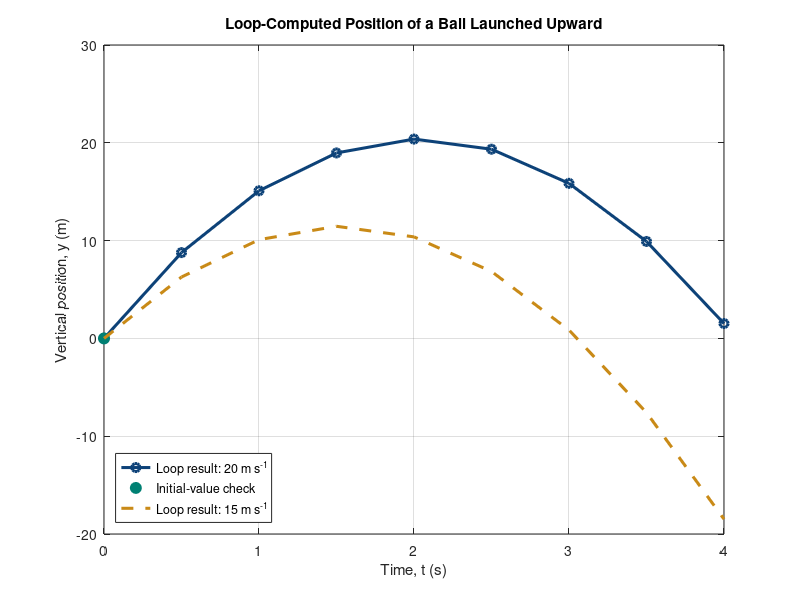

MATLAB code to generate this figure:
%[text] # Numerical Algorithms: Turn physical reasoning into pseudocode, loops, and fixes
%[text] **LECTURE DEMONSTRATION**
%[text] PHY4605 Physics-First Reproducible MATLAB Notebook
%%
%[text] ## Physical Question and Learning Outcomes
%[text] A ball is launched straight upward. We already know its position equation. This week, the question is: how can MATLAB calculate one position at a time in a clear, checkable order?
%[text] **Learning outcomes.** By the end of this demonstration, you can turn a familiar equation into short pseudocode, trace a `for` loop, and use evidence to diagnose one clear defect.
%%
%[text] ## Model, Assumptions, and Prediction
%[text] Choose upward as positive. Air resistance is neglected and gravity is constant. In words: position equals the starting position plus the upward launch contribution minus the downward gravity contribution.
%[text] The model is $y(t)=y\_0+v\_0t-\\frac{1}{2}gt^2$. Predict the graph before computing: the ball rises, slows, reaches a highest point, then falls. At 0 s its position must be 0 m.
y0_m = 0;          % starting vertical position (m)
v0_mps = 20;       % upward launch velocity (m s^-1)
g_mps2 = 9.81;     % gravitational acceleration magnitude (m s^-2)
t_s = 0:0.5:4;     % ordered time samples (s)
n_samples = numel(t_s)
%%
%[text] ## Decompose the Computation
%[text] Before writing MATLAB, separate the task into four jobs. **Input:** the parameters and ordered times. **Calculation:** evaluate the position equation once for each time. **Output:** the stored positions and a labelled graph. **Check:** confirm the known starting value.
%[text] **Guided pseudocode:** (1) store the input values; (2) make space for one position per time; (3) start at the first time; (4) calculate and store one position; (5) move to the next time; (6) stop after the last time; (7) plot and check the result.
%%
%[text] ## Read the Loop Pattern
%[text] A loop repeats a short calculation. `sample_index` begins at 1, then takes every whole-number value up to `n_samples`. During each pass, `t_s(sample_index)` is the current time and `y_m(sample_index)` is the storage location for the matching position.
%[text] The first two hand traces are shown as values: at index 1, time is 0 s and position is 0 m; at index 2, time is 0.5 s and position is 8.77375 m. Notice that MATLAB indexing begins at 1.
first_index = 1;
second_index = 2;
first_time_s = t_s(first_index)
second_time_s = t_s(second_index)
first_position_m = y0_m + v0_mps*t_s(first_index) - 0.5*g_mps2*t_s(first_index)^2
second_position_m = y0_m + v0_mps*t_s(second_index) - 0.5*g_mps2*t_s(second_index)^2
%%
%[text] ## Compute One Position Per Loop Pass
%[text] The first line preallocates an array of zeros with one location for each time. The loop then fills exactly one location on each pass. Inside this loop, each selected time is a scalar, so ordinary `*` and `^` are correct.
y_m = zeros(size(t_s));
for sample_index = 1:n_samples
    current_time_s = t_s(sample_index);
    y_m(sample_index) = y0_m + v0_mps*current_time_s ...
        - 0.5*g_mps2*current_time_s^2;
end
position_at_start_m = y_m(1)
position_at_1s_m = y_m(3)
%%
%[text] ## Bounded Completion Checkpoint
%[text] Cover the right-hand side below, then say it in words: use the current time, calculate one vertical position, and store it in the matching location. The completed line is supplied so the lecture can run without student typing.
completed_update = y0_m + v0_mps*t_s(3) - 0.5*g_mps2*t_s(3)^2
%[text] The index `3` corresponds to 1.0 s because the time array advances by 0.5 s from a first entry at 0 s. The result should match `position_at_1s_m`.
assert(abs(completed_update - position_at_1s_m) < 1e-12, ...
    'The completed update does not match the stored position.')
%%
%[text] ## Plot and Interpret the Output
%[text] Plot the stored positions after the loop has finished. The curve should agree with the prediction: it rises first, bends downward because gravity is downward, and then returns toward the starting height.
plot(t_s,y_m,'-o','LineWidth',2.2,'Color',[0.05 0.26 0.47])
grid on
xlabel('Time, t (s)')
ylabel('Vertical position, y (m)')
title('Loop-Computed Position of a Ball Launched Upward')
%%
%[text] ## Core Validation: Known Initial Value
%[text] At the first stored time, `t_s(1)=0 s`, the position must equal the stated initial position. This check is known before the code runs, so it can reveal an indexing or physical-model mistake.
assert(abs(y_m(1)-y0_m) < 1e-12,'Initial-position validation failed.')
hold on
plot(t_s(1),y_m(1),'o','MarkerSize',8,'MarkerFaceColor',[0.00 0.50 0.45], ...
    'MarkerEdgeColor',[0.00 0.50 0.45])
legend('Loop result','Initial-value check','Location','southwest')
%%
%[text] ## Debugging Evidence: Three Different Defects
%[text] Read the defect type before changing any code. A **syntax defect** prevents MATLAB from reading the intended structure, such as a missing `end`. An **array or indexing defect** uses the wrong array location, such as storing every result in `y_m(1)`. A **physical or logical defect** changes the model meaning, such as using a plus sign for the downward gravity term.
%[text] Use the MATLAB error location and the surrounding line as evidence. Do not guess from the message alone; compare the line with the pseudocode and the physical prediction.
syntax_defect_example = "Missing end after a for loop";
array_defect_example = "y_m(1) = ... inside every loop pass";
physical_defect_example = "... + 0.5*g_mps2*current_time_s^2";
%%
%[text] ## Diagnose an Indexing Defect
%[text] The next loop is intentionally wrong: it repeatedly overwrites the first storage location. It may run without a MATLAB syntax error, but its output cannot represent the motion. Compare the number of nonzero entries with `n_samples`.
y_index_defect_m = zeros(size(t_s));
for sample_index = 1:n_samples
    current_time_s = t_s(sample_index);
    y_index_defect_m(1) = y0_m + v0_mps*current_time_s ...
        - 0.5*g_mps2*current_time_s^2;
end
nonzero_entries_with_defect = nnz(y_index_defect_m)
%[text] **Diagnosis:** replace the fixed index `(1)` with `(sample_index)` so every time has a matching storage location.
%%
%[text] ## Diagnose a Physical or Logical Defect
%[text] The next calculation uses a plus sign before the gravity term. It produces numbers, but the ball accelerates upward instead of slowing down. This disagrees with the upward-positive convention and the predicted downward-bending graph.
y_wrong_sign_m = zeros(size(t_s));
for sample_index = 1:n_samples
    current_time_s = t_s(sample_index);
    y_wrong_sign_m(sample_index) = y0_m + v0_mps*current_time_s ...
        + 0.5*g_mps2*current_time_s^2;
end
position_wrong_sign_at_4s_m = y_wrong_sign_m(end)
%[text] **Diagnosis:** the gravity contribution must be subtracted because gravity points downward while upward is positive.
%%
%[text] ## Modify One Parameter and Predict
%[text] Predict before running: if the launch speed is changed from 20 m s^-1 to 15 m s^-1, should the highest position increase or decrease? The supplied comparison reuses the same loop structure with only the input changed.
v0_lower_mps = 15;
y_lower_launch_m = zeros(size(t_s));
for sample_index = 1:n_samples
    current_time_s = t_s(sample_index);
    y_lower_launch_m(sample_index) = y0_m + v0_lower_mps*current_time_s ...
        - 0.5*g_mps2*current_time_s^2;
end
plot(t_s,y_lower_launch_m,'--','LineWidth',2.2,'Color',[0.79 0.54 0.09])
legend('Loop result: 20 m s^{-1}','Initial-value check','Loop result: 15 m s^{-1}', ...
    'Location','southwest')
%%
%[text] ## Working Exposure: Compare a Loop with an Array Expression
%[text] The vectorised expression below gives the same positions in one line. It is useful to recognise, but the Core learning job is to trace the explicit loop and diagnose its defects. Here `t_s` is an array, so the dots are required.
y_vectorised_m = y0_m + v0_mps.*t_s - 0.5*g_mps2.*t_s.^2;
maximum_loop_vector_difference_m = max(abs(y_m-y_vectorised_m))
assert(maximum_loop_vector_difference_m < 1e-12, ...
    'Loop and vectorised results should agree for this analytical model.')
%%
%[text] ## Three Takeaways
%[text] A reliable loop has a start, a current value, an update, a matching storage location, and a stopping point. Debugging uses evidence from the error location, pseudocode, output, and physics prediction. A graph becomes trustworthy only after a known-value check and a physical interpretation.
%%
%[text] ## Reproducibility Record
%[text] Run sections from top to bottom in a fresh MATLAB session. This demonstration requires MATLAB R2025a or later and base MATLAB only. Locked inputs: `y0_m=0 m`, `v0_mps=20 m s^-1`, `g_mps2=9.81 m s^-2`, and `t_s=0:0.5:4 s`.

%[appendix]{"version":"1.0"}
%---
%[metadata:view]
%   data: {"layout":"inline","rightPanelPercent":14.8}
%---
